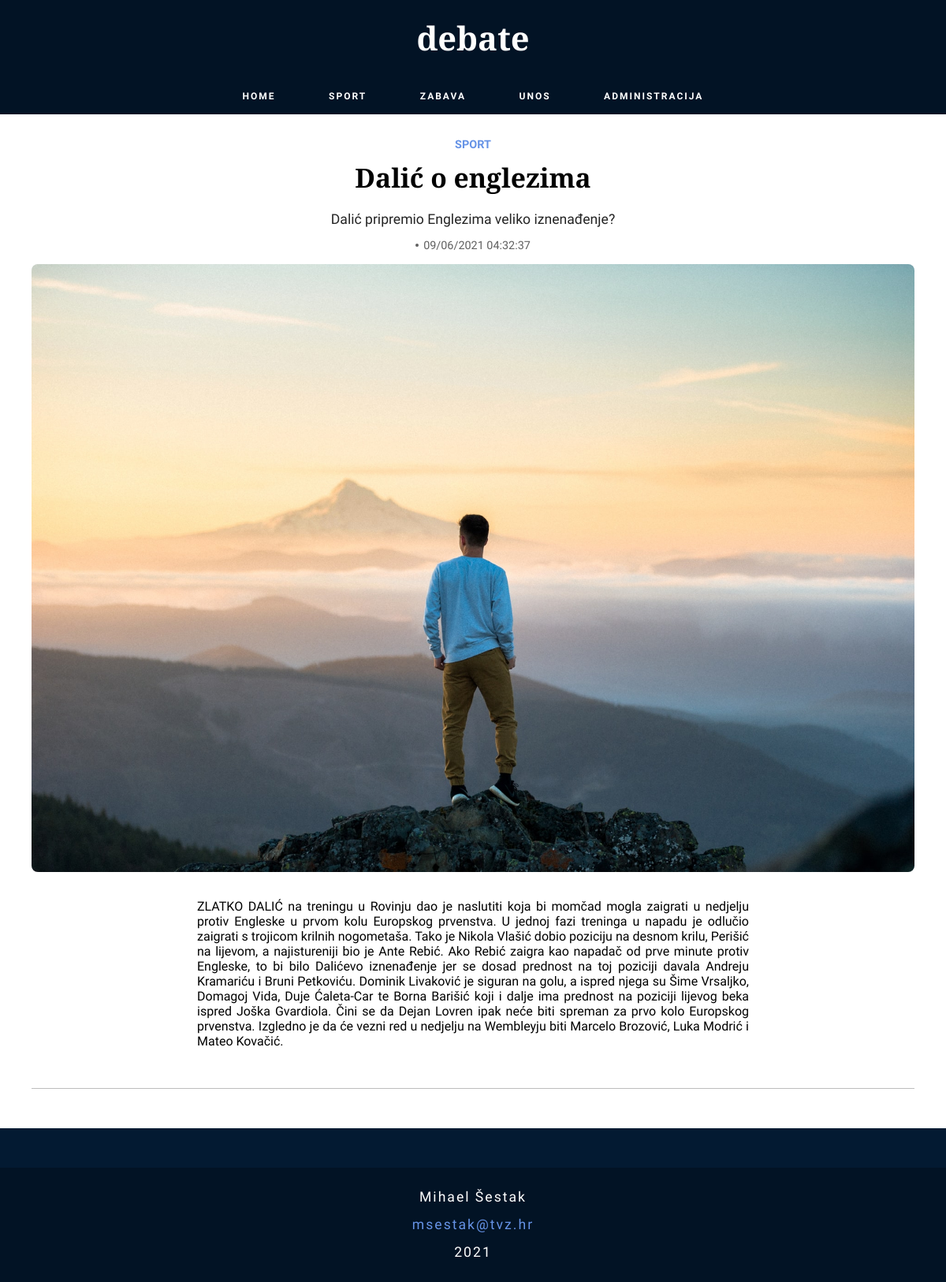
The app's page /main/clanak.php?id=143 with its own data.
### main/clanak.php (the view, shortened to what this page needs)
<?php
  include_once '../phpProvjere/connect.php';
?>
<!DOCTYPE html>
<html lang="en">
  <head>
    <link rel="stylesheet" type="text/css" href="../styles/style.min.css" />
  </head>
  <body>
    <header id="header">
      <section class="header-content">
        <a href="index.php"><h1 class="site-title">debate</h1></a>
        <nav id="header-nav">
          <ul class="nav-list">
            <li><a href="index.php">home</a></li>
            <li><a href="sport.php">sport</a></li>
            <li><a href="zabava.php">zabava</a></li>
            <li><a href="unos.php">unos</a></li>
            <li><a href="administrator.php">administracija</a></li>
          </ul>
        </nav>
      </section>
    </header>
    <main id="page-wrapper_article">
        <?php
            $id_clanka = $_GET["id"];
            if($sqlConnect) {
                $query = "SELECT * FROM članci WHERE id = $id_clanka";
                $result = @mysqli_query($sqlConnect, $query);
                while ($row = mysqli_fetch_array($result)) {
                echo "
                    <p class='section_title'>" . $row["kategorija"] . "</p>
                    <h2 class='article_title'>" . $row['naslov'] . "</h2>
                    <p class='article_desc'>" . $row['sazetak'] . "</p>
                    <p class='article_time'>" . $row["datum"] . "</p>
                    </br>
                    <img
                        src='" . UPLPATH . $row['slika'] . "'
                        alt='news article'
                        id='article_img'
                    />
                    <p class='article_content'>" . $row['tekst'] . "</p>
                ";
                }
            }
        ?>
      <hr class="line" />
    </main>
    <div class="pre-footer"></div>
    <footer id="footer">
      <p>Mihael Šestak</p>
      <a href="mailto:msestak@tvz.hr?subject=Upit" class="footer-link">msestak@tvz.hr</a>
      <p>2021</p>
    </footer>
  </body>
</html>

### records on screen
članci: kategorija "SPORT", naslov "Dalić o englezima", sazetak "Dalić pripremio Englezima veliko iznenađenje?", datum "09/06/2021 04:32:37", slika (picture), tekst "ZLATKO DALIĆ na treningu u Rovinju dao je naslutiti koja bi momčad mogla zaigrati u nedjelju protiv Engleske u prvom kolu Europskog prvenstva. U jednoj fazi treninga u napadu je odlučio zaigrati s trojicom krilnih nogometaša. Tako je Nikola Vlašić dobio poziciju na desnom krilu, Perišić na lijevom, a najistureniji bio je Ante Rebić. Ako Rebić zaigra kao napadač od prve minute protiv Engleske, to bi bilo Dalićevo iznenađenje jer se dosad prednost na toj poziciji davala Andreju Kramariću i Bruni Petkoviću. Dominik Livaković je siguran na golu, a ispred njega su Šime Vrsaljko, Domagoj Vida, Duje Ćaleta-Car te Borna Barišić koji i dalje ima prednost na poziciji lijevog beka ispred Joška…"
